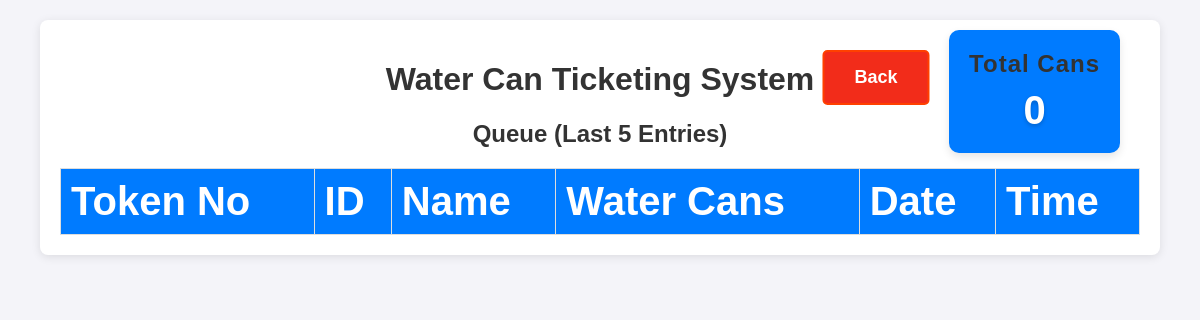
Page /dashboard on the earlier database version.
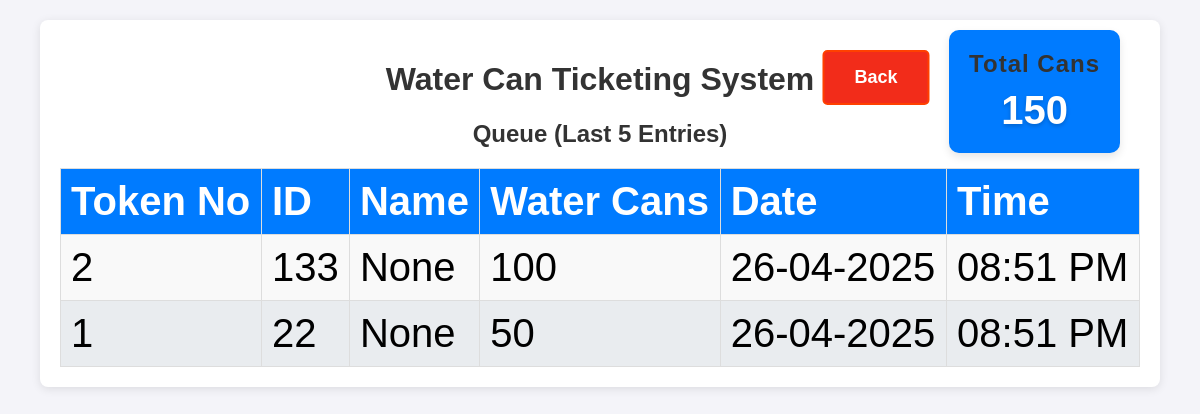
Same page on the later database version.
### app.py (models this page shows, shortened)
class Dealer(db.Model):
    id = db.Column(db.Integer, primary_key=True)
    dealer_id = db.Column(db.String(100), nullable=False)
    water_can_count = db.Column(db.Integer, nullable=False)
    timestamp = db.Column(db.DateTime, default=datetime.now)
    token_id = db.Column(db.Integer, nullable=False)  # Daily resetting token ID
    @property
    def formatted_date(self):
        return self.timestamp.strftime("%d-%m-%Y")  # Format the date
    @property
    def formatted_time(self):
        return self.timestamp.strftime("%I:%M %p")  # Format the time in 12-hour format

### app.py (the view)
@app.route('/dashboard')
def dashboard():
    today = datetime.today().date()
    dealer_queue = db.session.query(Dealer, Dealer_details.name).outerjoin(Dealer_details, Dealer.dealer_id == Dealer_details.dealer_id).filter(func.date(Dealer.timestamp) == today).order_by(Dealer.timestamp.desc()).limit(5).all()
    return render_template('dashboard.html', queue=dealer_queue, total_cans=get_total_can_today())

### app.py (called while the page is built)
def get_total_can_today():
    query = Dealer.query
    start_of_today = datetime.now().replace(hour=0, minute=0, second=0, microsecond=0)
    query = query.filter(Dealer.timestamp >= start_of_today)
    filtered_data = query.order_by(Dealer.timestamp.desc()).all()
    total_cans = sum(dealer.water_can_count for dealer in filtered_data)
    return total_cans

### templates/dashboard.html (shortened to what this page needs)
<!DOCTYPE html>
<html lang="en">
<head>
    <link rel="stylesheet" href="/static/styles.css">
</head>
<body class="dashboard">
    <div class="container">
        <h1>Water Can Ticketing System</h1>
        <h2>Queue (Last 5 Entries)</h2>
        <table>
            <thead>
                <tr>
                    <th>Token No</th>
                    <th>ID</th>
                    <th>Name</th>
                    <th>Water Cans</th>
                    <th>Date</th>
                    <th>Time</th>
                </tr>
            </thead>
            <tbody>
                {% for dealer, dealer_name in queue %}
                <tr>
                    <td>{{ dealer.token_id }}</td>
                    <td>{{ dealer.dealer_id }}</td>
                    <td>{{ dealer_name }}</td>
                    <td>{{ dealer.water_can_count }}</td>
                    <td>{{ dealer.formatted_date }}</td>
                    <td>{{ dealer.formatted_time }}</td>
                </tr>
                {% endfor %}
            </tbody>
        </table>
    </div>
    <div class="total-cans-card total-cans-card-top">
        <h2>Total Cans</h2>
        <div class="total-cans-number">{{ total_cans }}</div>
    </div>
    <a href="/" class="back">Back</a>
</body>
</html>

Differences in the rows shown:
added Dealer: token_id "2", dealer_id "133", dealer_name "None", water_can_count "100", formatted_date "26-04-2025", formatted_time "08:51 PM"
added Dealer: token_id "1", dealer_id "22", dealer_name "None", water_can_count "50", formatted_date "26-04-2025", formatted_time "08:51 PM"
Other differences:
{{ total_cans }}: "0" → "150"
